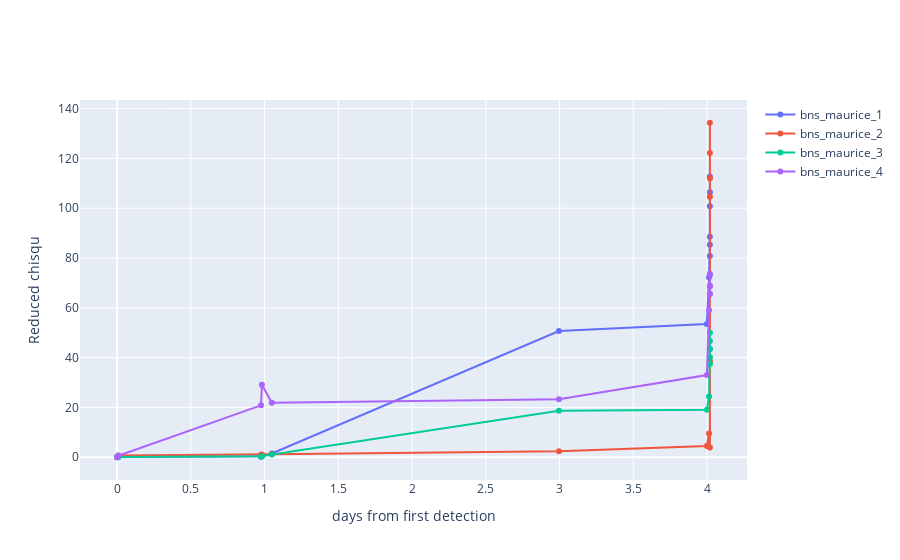

Notebook cell for this chart:
### Code cell
fig = go.Figure()

for key in pos_df_dict.keys():
    fig.add_trace(go.Scatter(x=pos_df_dict[key]["latest_det"] - pos_df_dict[key]["first_det"], y = pos_df_dict[key]["chisq"]/pos_df_dict[key]["ndof"], name=key))

fig.update_layout({"xaxis_title": "days from first detection",
                   "yaxis_title": "Reduced chisqu"})
fig.show()

### Figure 1 — Plotly figure (JSON) as saved in the notebook; plotly's stock layout.template omitted (floating-point values rounded to 4 significant figures)
{"data": [{"name": "bns_maurice_1", "type": "scatter", "x": [0, 0.0049, 0.0084, 0.9757, 0.9818, 1.049, 2.996, 3.999, 4.013, 4.019, 4.019, 4.019, 4.019, 4.019, 4.019], "y": [-5.989e-17, null, 0.07806, 0.2417, 0.4166, 1.524, 50.69, 53.47, 72.31, 88.57, 85.37, 80.83, 112.7, 106.4, 100.8]}, {"name": "bns_maurice_2", "type": "scatter", "x": [0, 0.0049, 0.0084, 0.9757, 0.9818, 1.049, 2.996, 3.999, 4.013, 4.019, 4.019, 4.019, 4.019, 4.019, 4.019], "y": [-1.778e-16, null, 0.7371, 0.959, 1.077, 1.251, 2.37, 4.509, 9.565, 3.902, 38.51, 134.3, 122.1, 112.0, 104.6]}, {"name": "bns_maurice_3", "type": "scatter", "x": [0, 0.0049, 0.0084, 0.9757, 0.9818, 1.049, 2.996, 3.999, 4.013, 4.019, 4.019, 4.019, 4.019, 4.019, 4.019], "y": [-6.904e-17, null, 0.07683, 0.1512, 0.3992, 1.142, 18.66, 19.12, 24.44, 49.95, 46.67, 43.36, 43.61, 40.17, 37.4]}, {"name": "bns_maurice_4", "type": "scatter", "x": [0, 0.0049, 0.0084, 0.9757, 0.9818, 1.049, 2.996, 3.999, 4.013, 4.019, 4.019, 4.019, 4.019, 4.019, 4.019], "y": [-5.576e-17, null, 0.6076, 20.84, 29.13, 21.85, 23.31, 32.99, 59.03, 73.17, 68.58, 65.6, 73.65, 68.96, 65.66]}], "layout": {"xaxis": {"title": {"text": "days from first detection"}}, "yaxis": {"title": {"text": "Reduced chisqu"}}}}
